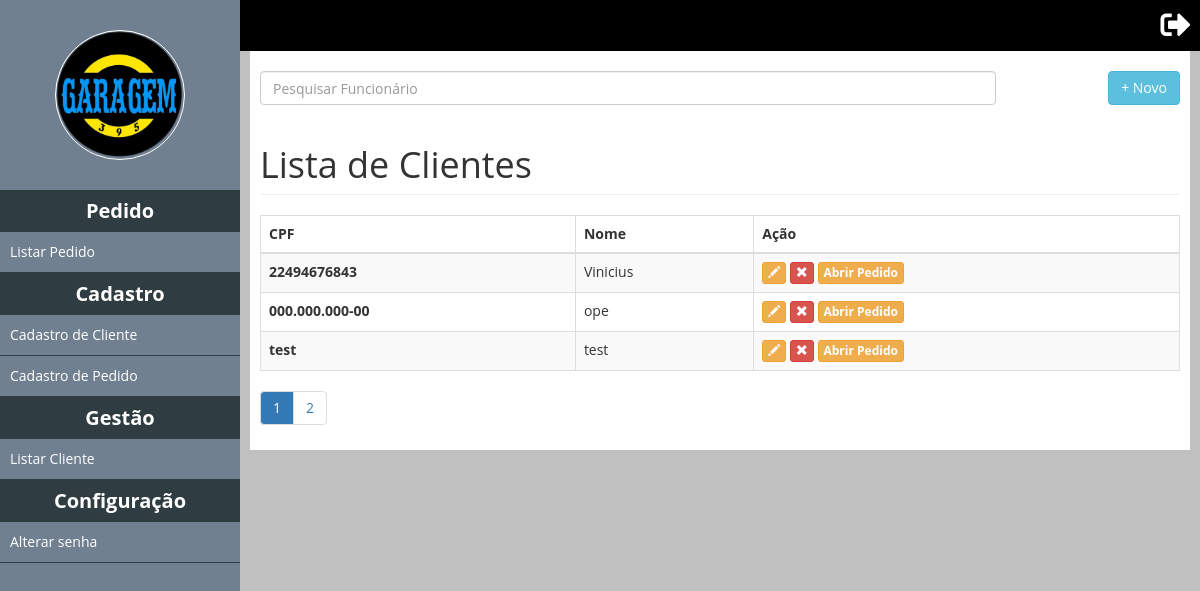
Screenshot of /main.php with the database file from the repository.
### tables this page shows
CREATE TABLE IF NOT EXISTS `tb_cliente` (
  `idcliente` int(11) NOT NULL AUTO_INCREMENT,
  `nome` varchar(255) NOT NULL,
  `sobrenome` varchar(255) NOT NULL,
  `cpf` varchar(50) NOT NULL,
  `status` bit(1) NOT NULL,
  PRIMARY KEY (`idcliente`)
);

### classes/Mysql.php (called while the page is built)
<?php
	class Mysql
	{
		private static $pdo;
		public static function conectar(){
			if(self::$pdo == null){
				try{
					self::$pdo = new PDO('mysql:host='.HOST.';dbname='.DATABASE,USER,PASSWORD,array(PDO::MYSQL_ATTR_INIT_COMMAND => 'SET NAMES utf8'));
					self::$pdo->setAttribute(PDO::ATTR_ERRMODE,PDO::ERRMODE_EXCEPTION);
				}catch(Exception $e){
					echo '<h2>Erro ao conectar.</h2>';
				}
			}
			return self::$pdo;
		}
	}
?>

### pages/ListaClientes.php (the view, shortened to what this page needs)
<input id="pesquisaSlide" class="form-control left" placeholder="Pesquisar Funcionário" />
<a href="<?php echo INCLUDE_PATH;?>CadastroCliente"><button type="button" class="btn btn-info right">+ Novo</button></a>
<h1 class="page-header">Lista de Clientes</h1>
				<div class="table-responsive">
				    <table class="table table-striped table-bordered table-hover" id="list-thumbs">
				      	<thead>
					        <tr>
					          	<th>CPF</th>
					          	<th>Nome</th>
					          	<th>Ação</th>
					        </tr>
				      	</thead>
				      	<tbody>
							<?php
								$clientes = MySql::conectar()->prepare("
									SELECT * FROM `tb_cliente` WHERE status != 0"
								);
								$clientes->execute();
								$clientes = $clientes->fetchAll();
								foreach ($clientes as $key => $value):
							?>
				        <tr>
				          <th><?php echo $value['cpf'];?></th>
				          <td><?php echo $value['nome'];?></td>
				          <td>
				          		<form method="post" style="display: inline-block;" class="teste">
						            <button class="btn btn-warning btn-xs" title="Alterar" data-toggle="modal" data-target="#myModal" type="submit">
					              		<span class="glyphicon glyphicon-pencil" aria-hidden="true"></span>
						            </button>
						        </form>
						        <form method="post" style="display: inline-block;" class="teste">
						            <button class="btn btn-danger btn-xs" title="Remover" type="submit" data-toggle="modal" data-target="#myModal" type="submit">
						              	<span class="glyphicon glyphicon-remove" aria-hidden="true"></span>
						            </button>
					            </form>
					            <a href="<?php echo INCLUDE_PATH;?>ClienteCadastrado?id=<?php echo $value['idcliente'];?>"><button class="btn btn-warning btn-xs" title="Alterar" data-toggle="modal" data-target="#myModal" type="submit">
					              		<strong>Abrir Pedido</strong>
					            </button>
						        </a>
				          </td>
				        </tr>
				    <?php endforeach;?>
				      </tbody>
				    </table>
				</div>
			<div id="paginacao" class="w100">
				<ul class="pagination"></ul>
			</div>
    	</div>
	</div>
</div>

### css/teste.css (style rules this page uses)
* { margin: 0; padding: 0; }
html, body { height: 100%; }
body { overflow-x: hidden; }
.w100 { width: 100%; }
.left { float: left; }
.right { float: right; }
#paginacao ul { margin: 0; }
a { color: #fff; text-decoration: none; }
#pesquisaSlide { width: 80% !important; }

### css/style.css (style rules this page uses)
* { margin: 0; padding: 0; box-sizing: border-box; font-family: "Open Sans"; }
html, body { height: 100%; background-color: #DCDCDC; }
body { overflow-x: hidden; }

### rows the page displays
tb_cliente: cpf "22494676843", nome "Vinicius"
tb_cliente: cpf "000.000.000-00", nome "ope"
tb_cliente: cpf "test", nome "test"
